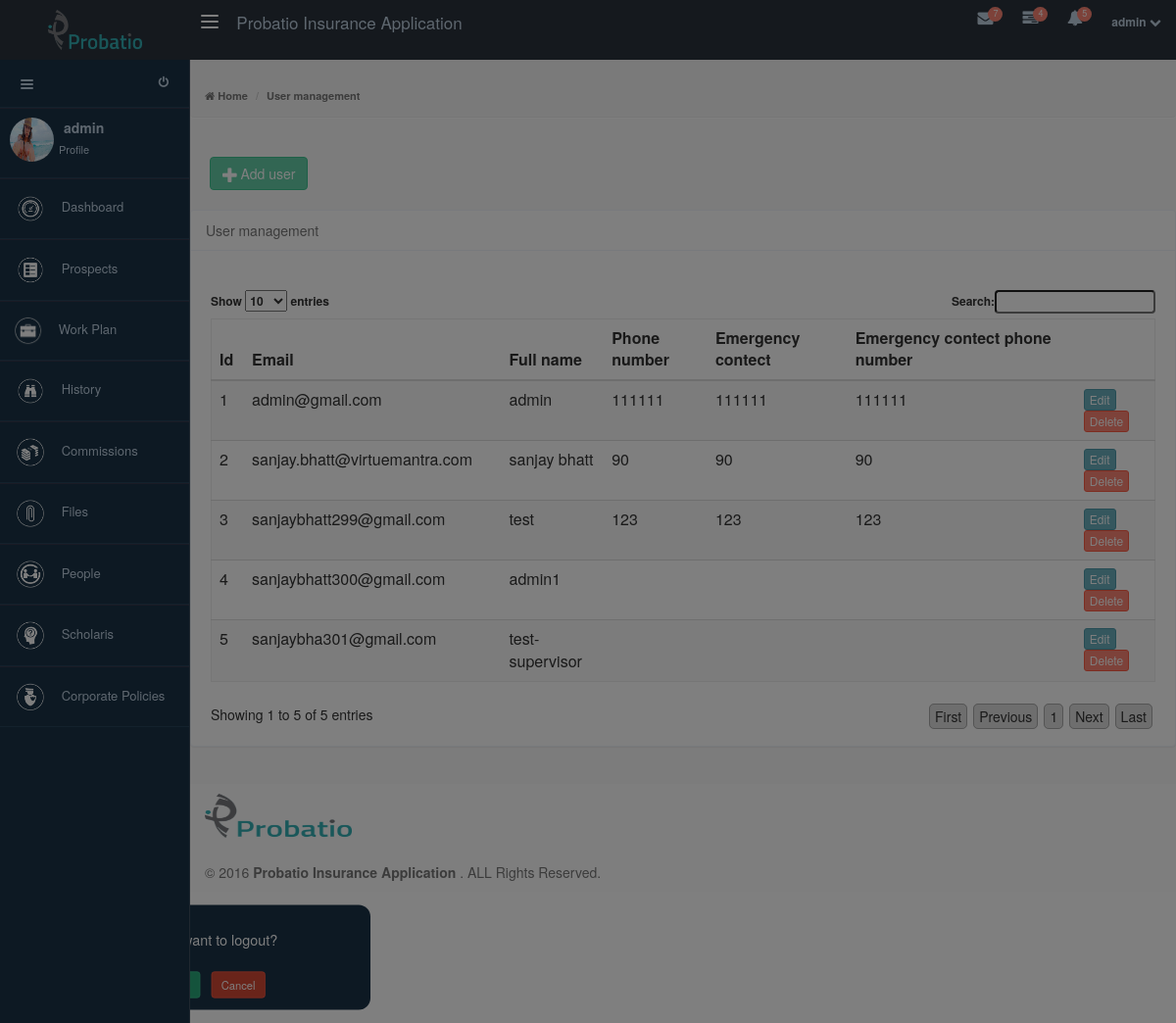
Page /user_management.php?s=1 (signed in) on the committed database.
### tables this page shows
CREATE TABLE IF NOT EXISTS `pia_login` (
`id` bigint(20) NOT NULL,
  `username` varchar(350) DEFAULT NULL,
  `password` varchar(350) DEFAULT NULL,
  `email` varchar(500) DEFAULT NULL,
  `agent_id` varchar(500) DEFAULT NULL,
  `role` varchar(500) DEFAULT NULL,
  `phone` varchar(500) DEFAULT NULL,
  `d_o_b` varchar(500) DEFAULT NULL,
  `user_photo` varchar(500) DEFAULT NULL,
  `path` varchar(500) DEFAULT NULL,
  `status` varchar(400) DEFAULT NULL,
  `permissions` varchar(500) DEFAULT NULL,
  `date_time` datetime DEFAULT NULL
);

### connection.php (called while the page is built, shortened)
<?php
function get_record_sql($sql){
    $con = new mysqli("localhost", "root", "", "pia");
    $result = mysqli_query($con, $sql) or die("Error: ".mysqli_error($con));
    $data = array();
    while($row = mysqli_fetch_array($result)) {
        $results =(object)$row;
        $data[]=$results;
        return $data;
    }
}
function get_records_sql($sql){
    if(!empty($sql)){
        $con = new mysqli("localhost", "root", "", "pia");
        $result = mysqli_query($con, $sql) or die("Error: ".mysqli_error($con));
        $data = array();
        while ($row = mysqli_fetch_array($result)) {
            $results =(object)$row;
            $data[]=$results;
            }
   }
    return $data;
}
?>

### user_management.php (the view, shortened to what this page needs)
<?php
if(isset($_REQUEST[session_name()])){
  }else{
    include("connection.php");
 }
echo    '<head>
        <meta charset="utf-8">
        <title>Probatio Admin</title>
        <meta name="viewport" content="width=device-width, initial-scale=1.0">
        <meta name="description" content="">
        <meta name="author" content="">
        <link href="bootstrap/css/bootstrap.min.css" rel="stylesheet">
		<link href="css/merge.css" rel="stylesheet">
        </head>
        <body class="overflow-hidden">
        ';
include("overlay.php");
echo    '
        <div id="wrapper" class="preload">
        ';
include("topbar.php");
include("leftsidebar.php");
echo    '
        <div id="main-container">
        <div id="breadcrumb">
        <ul class="breadcrumb">
        <br /><br />
        <li><i class="fa fa-home"></i><a href="index.html"> Home</a></li>
        <li class="active">User management</li>
        </ul>
        </div>
        <div class="clearfix"></div>
        <div class="padding-md clearfix"> <a class="btn btn-success" style="" href="add_user.php"><i class="fa fa-plus fa-lg"></i>&nbsp;Add user</a></div>
        <div class="clearfix"></div>
        <div class="panel panel-default table-responsive">
		<div class="panel-heading">User management</div><br />
		<div class="padding-md clearfix">
		<table class="table table-striped" id="dataTable">
		<thead>
		<tr>
		<th>Id</th>
		<th>Email</th>
		<th>Full name</th>
		<th>Phone number</th>
		<th>Emergency contect</th>
		<th>Emergency contect phone number</th>
		<th></th>
		</tr>
		</thead>
        <tbody>';
$users=get_records_sql("select * from pia_login");
    $i = 1;
    foreach($users AS $usr){
        echo   '<tr>
                <td>'.$i.'</td>
			    <td>'.$usr->email.'</td>
                <td>'.$usr->username.'</td>
				<td>'.$usr->phone.'</td>
				<td>'.$usr->phone.'</td>
				<td>'.$usr->phone.'</td>
				<td>
				<a href="edit_user.php?t=e&i='.$usr->id.'&k='.$_SESSION['key'].'" class="btn btn-xs btn-info" >Edit</a>
				<a href="delete_user.php?t=d&i='.$usr->id.'&k='.$_SESSION['key'].'" class="btn btn-xs btn-danger">Delete</a>
                </td>
                </tr>';
                $i++;
            }
echo    '</tbody></table>
        </div>
		</div>
        </div>
        </div>
        ';
include("footer.php");
echo    '
        <div class="modal fade" id="newFolder">
        <div class="modal-dialog">
        <div class="modal-content">
        <div class="modal-header">
        <button type="button" class="close" data-dismiss="modal" aria-hidden="true">&times;</button>
        <h4>Create new folder</h4>
        </div>
        <div class="modal-body">
        <form>
        <div class="form-group">
        <label for="folderName">Folder Name</label>
        <input type="text" class="form-control input-sm" id="folderName" placeholder="Folder name here...">
        </div></form></div>
        <div class="modal-footer">
        <button class="btn btn-sm btn-success" data-dismiss="modal" aria-hidden="true">Close</button>
        <a href="#" class="btn btn-danger btn-sm">Save changes</a> </div>
        </div>
        </div>
        </div>
        </div>
        <a href="#" id="scroll-to-top" class="hidden-print"><i class="fa fa-chevron-up"></i></a>
        <script src="js/jquery-1.10.2.min.js"></script>
        <script src="bootstrap/js/bootstrap.min.js"></script>
	    <script src="js/jquery.dataTables.min.js"></script>
        <script src="js/modernizr.min.js"></script>
        <script src="js/pace.min.js"></script>
        <script src="js/jquery.popupoverlay.min.js"></script>
        <script src="js/jquery.slimscroll.min.js"></script>
        <script src="js/jquery.cookie.min.js"></script>
        <script src="js/endless/endless.js"></script>
        <script>';
?>
$(function(){
    $('#dataTable').dataTable( {
	   "bJQueryUI": true,
	   "sPaginationType": "full_numbers"
	   });
   $('#chk-all').click(function(){
        if($(this).is(':checked')){
                $('#responsiveTable').find('.chk-row').each(function(){
                $(this).prop('checked', true);
				$(this).parent().parent().parent().addClass('selected');
				});
			}else{
				$('#responsiveTable').find('.chk-row').each(function()	{
				$(this).prop('checked' , false);
				$(this).parent().parent().parent().removeClass('selected');
				});
			}
    });
});
<?php
echo    '</script>
        </body>';
?>

### topbar.php (shortened to what this page needs)
<?php
$user=$_SESSION['user'];
$users=get_record_sql("select * from pia_login where email='$user'");
echo    '
        <link href="bootstrap/css/bootstrap.min.css" rel="stylesheet">
        <link href="css/font-awesome.min.css" rel="stylesheet">
	<link href="css/merge.css" rel="stylesheet">
    <div id="top-nav" class="fixed skin-6"> <a href="#" style="width:194px;" class="brand"><span class="text-toggle"><img style="padding: 10px;" src="img/Probatio-Large.png" width="60%" height="Auto"></span></a>
    <button type="button" class="navbar-toggle pull-left hide-menu" id="menuToggle"> <span class="icon-bar"></span> <span class="icon-bar"></span> <span class="icon-bar"></span> </button>
    <a href="dashboard.php" class="brand"> <span>Probatio Insurance Application</span> </a>
    <ul class="nav-notification clearfix">
      <li class="dropdown"> <a class="dropdown-toggle" data-toggle="dropdown" href="#"> <i class="fa fa-envelope fa-lg"></i> <span class="notification-label bounceIn animation-delay4">7</span> </a>
      </li>
      <li class="dropdown hidden-xs"> <a href="#" class="dropdown-toggle" data-toggle="dropdown"> <i class="fa fa-tasks fa-lg"></i> <span class="notification-label bounceIn animation-delay5">4</span> </a>
      </li>
      <li class="dropdown"> <a class="dropdown-toggle" data-toggle="dropdown" href="#"> <i class="fa fa-bell fa-lg"></i> <span class="notification-label bounceIn animation-delay6">5</span> </a>
      </li>
        <li class="profile dropdown"> <a class="dropdown-toggle" data-toggle="dropdown" href="#"> <strong>';
echo    $users[0]->username;
echo    '</strong> <span><i class="fa fa-chevron-down"></i></span> </a>
        <ul class="dropdown-menu">
        <li> <a class="clearfix" href="#"> <img src="';
echo    '"alt="User Avatar">
        <div class="detail"> <strong>';
echo    '</strong><span style="color: rgb(21, 126, 183);">&nbsp;&nbsp;(';
echo    ')</span><p class="grey">';
echo    '</p></div></a></li>
        <li><a tabindex="-1" href="profile.php" class="main-link"><i class="fa fa-edit fa-lg"></i> My profile</a></li>
        <li><a tabindex="-1" href="user_list.php" class="theme-setting"><i class="fa fa-cog fa-lg"></i> Setting</a></li>
        <li class="divider"></li>
        <li><a tabindex="-1" class="main-link logoutConfirm_open" href="#logoutConfirm"><i class="fa fa-lock fa-lg"></i>Log out</a></li>
        </ul>
      </li>
    </ul>
  </div>';
 ?>

### leftsidebar.php (shortened to what this page needs)
<?php
$user=$_SESSION['user'];
$users=get_record_sql("select * from pia_login where email='$user'");
$permissions=$users[0]->permissions;
$permission = explode(',',$permissions);
echo   '<aside class="fixed skin-6">';
echo   '<div class="sidebar-inner scrollable-sidebar">
        <div class="size-toggle">';
echo    '<br /><a class="btn btn-sm" id="sizeToggle">
        <span class="icon-bar"></span>
        <span class="icon-bar"></span>
        <span class="icon-bar"></span></a>
        <a class="btn btn-sm pull-right logoutConfirm_open"  href="#logoutConfirm">
        <i class="fa fa-power-off"></i> </a>';
echo    '</div>
        <div class="user-block clearfix"> <img src="';
echo    $users[0]->path;
echo    '"alt="User Avatar">
        <div class="detail"> <strong>';
echo    $users[0]->username;
echo    '</strong>
        <ul class="list-inline">
        <li><a href="profile.php">Profile</a></li>
        </ul></div>
        </div>
        <div class="main-menu">
        <ul>';
if(in_array("Dashboard", $permission)){
echo       '<li class=""> <a href="dashboard.php"> <span class="menu-icon"> <img style="width: 36px;" src="img/Dashboard.png"  /> </span> <span class="text"> Dashboard </span> <span class="menu-hover"></span> </a> </li>';
}
if(in_array("Prospects", $permission)){
echo    ' <li class=""> <a href="prospects.php"> <span class="menu-icon"> <img style="width: 36px;" src="img/Prospects 3.png"  /> </span> <span class="text"> Prospects </span> <span class="menu-hover"></span> </a> </li>';
}
		if (in_array("Work Plan", $permission)){
echo        '<li> <a href="workplan.php"> <span class="menu-icon"> <img style="width: 33px; " src="img/New Icons/Work Plan.png"  /> </span> <span class="text"> Work Plan</span> <span class="menu-hover"></span> </a></li>';
}
if (in_array("History", $permission)){
echo        '<li > <a href="history.php"> <span class="menu-icon"> <img style=" width: 36px;" src="img/History.png"  />  </span> <span class="text">History</span> <span class="menu-hover"></span> </a></li>';
}
if (in_array("Commissions", $permission)){
echo        '<li> <a href="#"> <span class="menu-icon"> <img style=" width: 36px;" src="img/Commissions.png"  /> </span> <span class="text"> Commissions </span> <span class="menu-hover"></span> </a> </li>';
}
if (in_array("Document Management", $permission)){
echo        '<li> <a href="files.php"> <span class="menu-icon"><img style=" width: 36px;" src="img/Last icon.png"  />  </span> <span class="text">Files </span> <span class="menu-hover"></span> </a> </li>';
}
if (in_array("People", $permission)){
echo        '<li> <a href="people.php"> <span class="menu-icon">  <img style=" width: 36px;" src="img/People.png"  />  </span> <span class="text"> People </span> <span class="menu-hover"></span> </a></li>';
}
if (in_array("Scholaris", $permission)){
echo    '<li> <a href="user_management.php"> <span class="menu-icon">  <img style="width: 36px;" src="img/Scholaris.png"  /></span> <span class="text"> Scholaris </span><span class="menu-hover"></span> </a> </li>';
}
echo    '<li class="openable"> <a href="#"> <span class="menu-icon">  <img style="width: 36px;" src="img/Corporate Policies.png"  /></span> <span class="text"> Corporate Policies </span> <span class="menu-hover"></span> </a>';
echo        '</div>
            </div>
            </aside>';
?>

### rows in the picture
pia_login: username "admin", path (picture), email "admin@gmail.com", phone "111111"
pia_login: email "sanjay.bhatt@virtuemantra.com", username "sanjay bhatt", phone "90"
pia_login: email "sanjaybhatt299@gmail.com", username "test", phone "123"
pia_login: email "sanjaybhatt300@gmail.com", username "admin1"
pia_login: email "sanjaybha301@gmail.com", username "test-supervisor"
